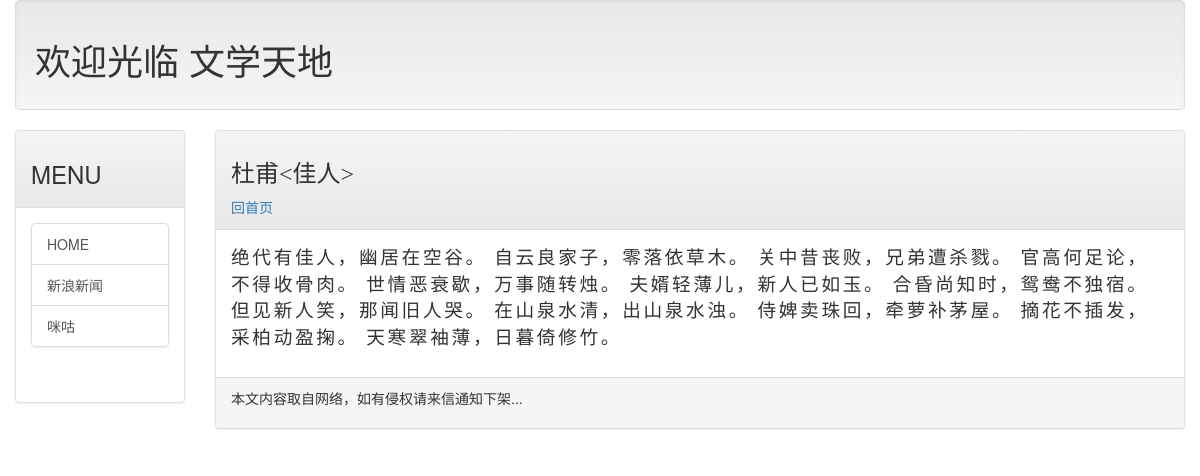
The app's page /post/dufu with its own data.
### rango/models.py (models this page shows, shortened)
class Post(models.Model):
	title = models.CharField(max_length=200)
	slug = models.CharField(max_length=200)
	body = models.TextField()
	pub_date = models.DateTimeField(default=timezone.now)
	class Meta:
		ordering = ('-pub_date',)

### rango/views.py (the view)
# urls.py: url(r'^post/(\w+)$',showpost),
def showpost(request, slug):
	template = get_template('post.html')
	try:
		post = Post.objects.get(slug=slug)
		if post != None:
			html = template.render(locals())
			return HttpResponse(html)
	except:
		return redirect('/')

### templates/post.html (shortened to what this page needs)
{% extends 'base.html' %}
{% block headmessage%}
	<h3 style='font-family:微软雅黑;'>{{ post.title }}</h3>
	<a style='font-family:微软雅黑;' href='/'>回首页</a>
{% endblock %}
{% block content %}
		<p style='font-family:微软雅黑;font-size:14pt;letter-spacing:2pt;'>
	        {{ post.body }}</a>
		</p>
{% endblock %}

### records on screen
Post: title "杜甫<佳人>", body "绝代有佳人，幽居在空谷。 自云良家子，零落依草木。 关中昔丧败，兄弟遭杀戮。 官高何足论，不得收骨肉。 世情恶衰歇，万事随转烛。 夫婿轻薄儿，新人已如玉。 合昏尚知时，鸳鸯不独宿。 但见新人笑，那闻旧人哭。 在山泉水清，出山泉水浊。 侍婢卖珠回，牵萝补茅屋。 摘花不插发，采柏动盈掬。 天寒翠袖薄，日暮倚修竹。"
